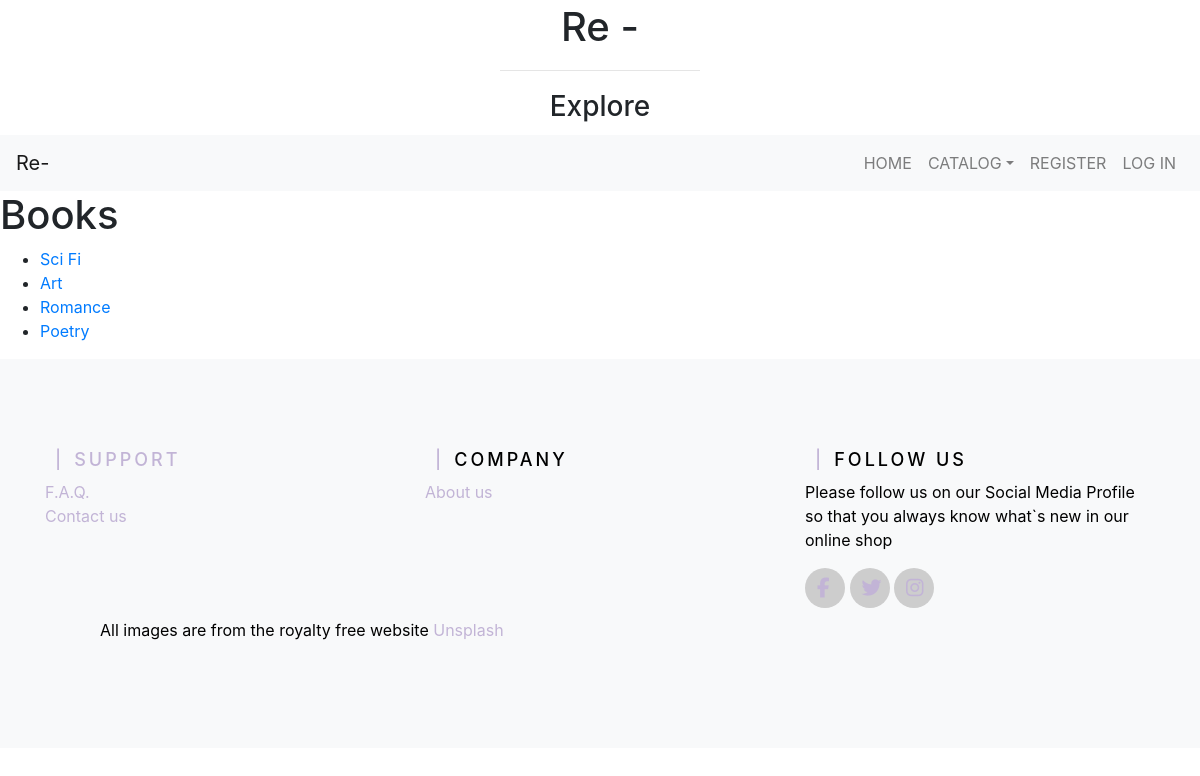
The app's page /reuse/books/, older data.
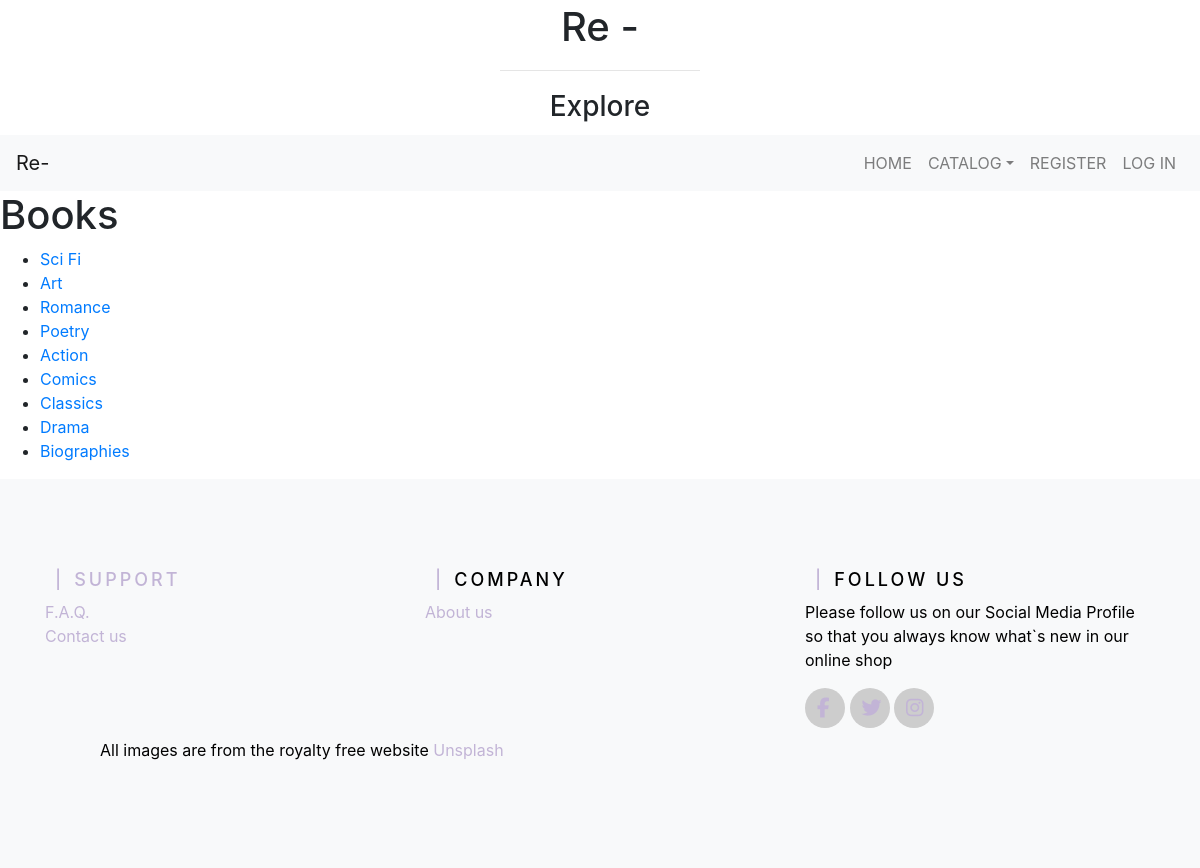
The same page, newer data.
### reuse/models.py (models this page shows, shortened)
class Subcategory(models.Model):
    name = models.CharField(max_length = 128, unique = True)
    category = models.ForeignKey(Category, on_delete = models.CASCADE)
    slug = models.SlugField(unique = True)
    class Meta:
        verbose_name_plural = "subcategories"

### reuse/views.py (the view)
# urls.py: path('<slug:category_name_slug>/', views.show_category, name='show_category'),
def show_category(request,category_name_slug):
     context_dict = {}
     try:
         category = Category.objects.get(slug=category_name_slug)
         subCat = Subcategory.objects.filter(category=category)
         context_dict['subcategories'] = subCat
         context_dict['category'] = category
     except Category.DoesNotExist:
         context_dict['subcategories'] = None
         context_dict['category'] = None
     return render(request,'reuse/category.html',context=context_dict)

### templates/reuse/category.html (shortened to what this page needs)
{% extends 'reuse/base.html' %}
{% load staticfiles %}
{% block titlebar_block %}
    Explore
{% endblock %}
{% block body_block %}
    {% if category %}
        <h1> {{ category.name }} </h1>
            {% if subcategories %}
                <ul>
                    {% for subcategory in subcategories %}
                        <li><a href="/reuse/{{ category.slug }}/{{ subcategory.slug }}">{{ subcategory.name}}</li>
                        {% endfor %}
                </ul>
            {% endif %}
    {% endif %}
{% endblock %}

Row changes from the older to the newer data that the page shows:
added Subcategory: name "Action"
added Subcategory: name "Comics"
added Subcategory: name "Classics"
added Subcategory: name "Drama"
added Subcategory: name "Biographies"
